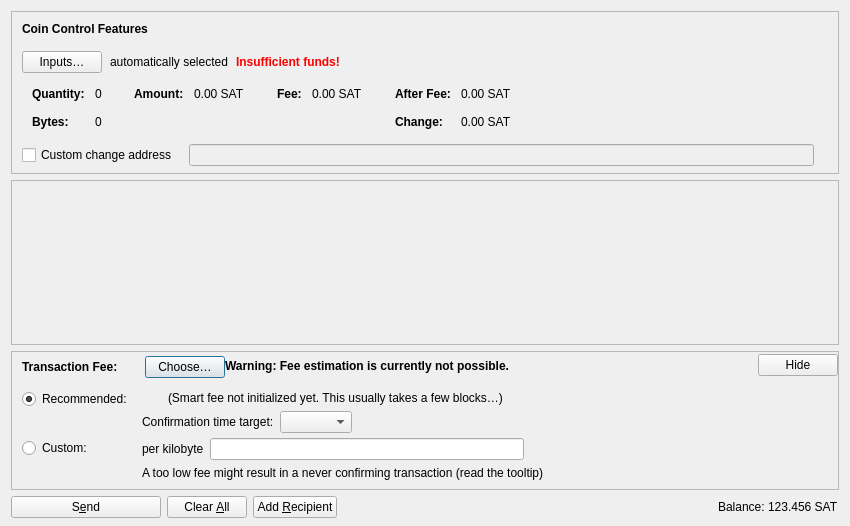
<?xml version="1.0" encoding="UTF-8"?>
<ui version="4.0">
 <class>SendCoinsDialog</class>
 <widget class="QDialog" name="SendCoinsDialog">
  <property name="geometry">
   <rect>
    <x>0</x>
    <y>0</y>
    <width>850</width>
    <height>526</height>
   </rect>
  </property>
  <property name="windowTitle">
   <string>Send Coins</string>
  </property>
  <layout class="QVBoxLayout" name="verticalLayout" stretch="0,1,0,0">
   <property name="bottomMargin">
    <number>8</number>
   </property>
   <item>
    <widget class="QFrame" name="frameCoinControl">
     <property name="sizePolicy">
      <sizepolicy hsizetype="Expanding" vsizetype="Expanding">
       <horstretch>0</horstretch>
       <verstretch>0</verstretch>
      </sizepolicy>
     </property>
     <property name="maximumSize">
      <size>
       <width>16777215</width>
       <height>16777215</height>
      </size>
     </property>
     <property name="frameShape">
      <enum>QFrame::StyledPanel</enum>
     </property>
     <property name="frameShadow">
      <enum>QFrame::Sunken</enum>
     </property>
     <layout class="QVBoxLayout" name="verticalLayoutCoinControl2">
      <property name="spacing">
       <number>0</number>
      </property>
      <property name="leftMargin">
       <number>0</number>
      </property>
      <property name="topMargin">
       <number>0</number>
      </property>
      <property name="rightMargin">
       <number>0</number>
      </property>
      <property name="bottomMargin">
       <number>6</number>
      </property>
      <item>
       <layout class="QVBoxLayout" name="verticalLayoutCoinControl" stretch="0,0,0,0,1">
        <property name="spacing">
         <number>0</number>
        </property>
        <property name="leftMargin">
         <number>10</number>
        </property>
        <property name="topMargin">
         <number>10</number>
        </property>
        <item>
         <layout class="QHBoxLayout" name="horizontalLayoutCoinControl1">
          <property name="bottomMargin">
           <number>15</number>
          </property>
          <item>
           <widget class="QLabel" name="labelCoinControlFeatures">
            <property name="sizePolicy">
             <sizepolicy hsizetype="Preferred" vsizetype="Maximum">
              <horstretch>0</horstretch>
              <verstretch>0</verstretch>
             </sizepolicy>
            </property>
            <property name="font">
             <font>
              <weight>75</weight>
              <bold>true</bold>
             </font>
            </property>
            <property name="styleSheet">
             <string notr="true">font-weight:bold;</string>
            </property>
            <property name="text">
             <string>Coin Control Features</string>
            </property>
           </widget>
          </item>
         </layout>
        </item>
        <item>
         <layout class="QHBoxLayout" name="horizontalLayoutCoinControl2" stretch="0,0,0,0">
          <property name="spacing">
           <number>8</number>
          </property>
          <property name="bottomMargin">
           <number>10</number>
          </property>
          <item>
           <widget class="QPushButton" name="pushButtonCoinControl">
            <property name="styleSheet">
             <string notr="true"/>
            </property>
            <property name="text">
             <string>Inputs…</string>
            </property>
            <property name="autoDefault">
             <bool>false</bool>
            </property>
           </widget>
          </item>
          <item>
           <widget class="QLabel" name="labelCoinControlAutomaticallySelected">
            <property name="text">
             <string>automatically selected</string>
            </property>
            <property name="margin">
             <number>5</number>
            </property>
           </widget>
          </item>
          <item>
           <widget class="QLabel" name="labelCoinControlInsuffFunds">
            <property name="font">
             <font>
              <weight>75</weight>
              <bold>true</bold>
             </font>
            </property>
            <property name="styleSheet">
             <string notr="true">color:red;font-weight:bold;</string>
            </property>
            <property name="text">
             <string>Insufficient funds!</string>
            </property>
            <property name="margin">
             <number>5</number>
            </property>
           </widget>
          </item>
          <item>
           <spacer name="horizontalSpacerCoinControl">
            <property name="orientation">
             <enum>Qt::Horizontal</enum>
            </property>
            <property name="sizeHint" stdset="0">
             <size>
              <width>40</width>
              <height>1</height>
             </size>
            </property>
           </spacer>
          </item>
         </layout>
        </item>
        <item>
         <widget class="QWidget" name="widgetCoinControl" native="true">
          <property name="sizePolicy">
           <sizepolicy hsizetype="Preferred" vsizetype="Preferred">
            <horstretch>0</horstretch>
            <verstretch>0</verstretch>
           </sizepolicy>
          </property>
          <property name="minimumSize">
           <size>
            <width>0</width>
            <height>0</height>
           </size>
          </property>
          <property name="styleSheet">
           <string notr="true"/>
          </property>
          <layout class="QHBoxLayout" name="horizontalLayoutCoinControl5">
           <property name="leftMargin">
            <number>0</number>
           </property>
           <property name="topMargin">
            <number>0</number>
           </property>
           <property name="rightMargin">
            <number>0</number>
           </property>
           <property name="bottomMargin">
            <number>0</number>
           </property>
           <item>
            <layout class="QHBoxLayout" name="horizontalLayoutCoinControl3" stretch="0,0,0,1">
             <property name="spacing">
              <number>20</number>
             </property>
             <property name="topMargin">
              <number>0</number>
             </property>
             <property name="bottomMargin">
              <number>10</number>
             </property>
             <item>
              <layout class="QFormLayout" name="formLayoutCoinControl1">
               <property name="labelAlignment">
                <set>Qt::AlignLeft|Qt::AlignVCenter</set>
               </property>
               <property name="horizontalSpacing">
                <number>10</number>
               </property>
               <property name="verticalSpacing">
                <number>14</number>
               </property>
               <property name="leftMargin">
                <number>10</number>
               </property>
               <property name="topMargin">
                <number>4</number>
               </property>
               <property name="rightMargin">
                <number>6</number>
               </property>
               <item row="0" column="0">
                <widget class="QLabel" name="labelCoinControlQuantityText">
                 <property name="font">
                  <font>
                   <weight>75</weight>
                   <bold>true</bold>
                  </font>
                 </property>
                 <property name="text">
                  <string>Quantity:</string>
                 </property>
                 <property name="margin">
                  <number>0</number>
                 </property>
                </widget>
               </item>
               <item row="0" column="1">
                <widget class="QLabel" name="labelCoinControlQuantity">
                 <property name="cursor">
                  <cursorShape>IBeamCursor</cursorShape>
                 </property>
                 <property name="contextMenuPolicy">
                  <enum>Qt::ActionsContextMenu</enum>
                 </property>
                 <property name="text">
                  <string notr="true">0</string>
                 </property>
                 <property name="margin">
                  <number>0</number>
                 </property>
                 <property name="textInteractionFlags">
                  <set>Qt::LinksAccessibleByMouse|Qt::TextSelectableByKeyboard|Qt::TextSelectableByMouse</set>
                 </property>
                </widget>
               </item>
               <item row="1" column="0">
                <widget class="QLabel" name="labelCoinControlBytesText">
                 <property name="font">
                  <font>
                   <weight>75</weight>
                   <bold>true</bold>
                  </font>
                 </property>
                 <property name="text">
                  <string>Bytes:</string>
                 </property>
                </widget>
               </item>
               <item row="1" column="1">
                <widget class="QLabel" name="labelCoinControlBytes">
                 <property name="cursor">
                  <cursorShape>IBeamCursor</cursorShape>
                 </property>
                 <property name="contextMenuPolicy">
                  <enum>Qt::ActionsContextMenu</enum>
                 </property>
                 <property name="text">
                  <string notr="true">0</string>
                 </property>
                 <property name="textInteractionFlags">
                  <set>Qt::LinksAccessibleByMouse|Qt::TextSelectableByKeyboard|Qt::TextSelectableByMouse</set>
                 </property>
                </widget>
               </item>
              </layout>
             </item>
             <item>
              <layout class="QFormLayout" name="formLayoutCoinControl2">
               <property name="horizontalSpacing">
                <number>10</number>
               </property>
               <property name="verticalSpacing">
                <number>14</number>
               </property>
               <property name="leftMargin">
                <number>6</number>
               </property>
               <property name="topMargin">
                <number>4</number>
               </property>
               <property name="rightMargin">
                <number>6</number>
               </property>
               <item row="0" column="0">
                <widget class="QLabel" name="labelCoinControlAmountText">
                 <property name="font">
                  <font>
                   <weight>75</weight>
                   <bold>true</bold>
                  </font>
                 </property>
                 <property name="text">
                  <string>Amount:</string>
                 </property>
                 <property name="margin">
                  <number>0</number>
                 </property>
                </widget>
               </item>
               <item row="0" column="1">
                <widget class="QLabel" name="labelCoinControlAmount">
                 <property name="cursor">
                  <cursorShape>IBeamCursor</cursorShape>
                 </property>
                 <property name="contextMenuPolicy">
                  <enum>Qt::ActionsContextMenu</enum>
                 </property>
                 <property name="text">
                  <string notr="true">0.00 SAT</string>
                 </property>
                 <property name="textInteractionFlags">
                  <set>Qt::LinksAccessibleByMouse|Qt::TextSelectableByKeyboard|Qt::TextSelectableByMouse</set>
                 </property>
                </widget>
               </item>
              </layout>
             </item>
             <item>
              <layout class="QFormLayout" name="formLayoutCoinControl3">
               <property name="horizontalSpacing">
                <number>10</number>
               </property>
               <property name="verticalSpacing">
                <number>14</number>
               </property>
               <property name="leftMargin">
                <number>6</number>
               </property>
               <property name="topMargin">
                <number>4</number>
               </property>
               <property name="rightMargin">
                <number>6</number>
               </property>
               <item row="0" column="0">
                <widget class="QLabel" name="labelCoinControlFeeText">
                 <property name="font">
                  <font>
                   <weight>75</weight>
                   <bold>true</bold>
                  </font>
                 </property>
                 <property name="text">
                  <string>Fee:</string>
                 </property>
                 <property name="margin">
                  <number>0</number>
                 </property>
                </widget>
               </item>
               <item row="0" column="1">
                <widget class="QLabel" name="labelCoinControlFee">
                 <property name="cursor">
                  <cursorShape>IBeamCursor</cursorShape>
                 </property>
                 <property name="contextMenuPolicy">
                  <enum>Qt::ActionsContextMenu</enum>
                 </property>
                 <property name="text">
                  <string notr="true">0.00 SAT</string>
                 </property>
                 <property name="textInteractionFlags">
                  <set>Qt::LinksAccessibleByMouse|Qt::TextSelectableByKeyboard|Qt::TextSelectableByMouse</set>
                 </property>
                </widget>
               </item>
              </layout>
             </item>
             <item>
              <layout class="QFormLayout" name="formLayoutCoinControl4">
               <property name="labelAlignment">
                <set>Qt::AlignLeft|Qt::AlignVCenter</set>
               </property>
               <property name="horizontalSpacing">
                <number>10</number>
               </property>
               <property name="verticalSpacing">
                <number>14</number>
               </property>
               <property name="leftMargin">
                <number>6</number>
               </property>
               <property name="topMargin">
                <number>4</number>
               </property>
               <property name="rightMargin">
                <number>6</number>
               </property>
               <item row="0" column="0">
                <widget class="QLabel" name="labelCoinControlAfterFeeText">
                 <property name="font">
                  <font>
                   <weight>75</weight>
                   <bold>true</bold>
                  </font>
                 </property>
                 <property name="text">
                  <string>After Fee:</string>
                 </property>
                 <property name="margin">
                  <number>0</number>
                 </property>
                </widget>
               </item>
               <item row="0" column="1">
                <widget class="QLabel" name="labelCoinControlAfterFee">
                 <property name="cursor">
                  <cursorShape>IBeamCursor</cursorShape>
                 </property>
                 <property name="contextMenuPolicy">
                  <enum>Qt::ActionsContextMenu</enum>
                 </property>
                 <property name="text">
                  <string notr="true">0.00 SAT</string>
                 </property>
                 <property name="textInteractionFlags">
                  <set>Qt::LinksAccessibleByMouse|Qt::TextSelectableByKeyboard|Qt::TextSelectableByMouse</set>
                 </property>
                </widget>
               </item>
               <item row="1" column="0">
                <widget class="QLabel" name="labelCoinControlChangeText">
                 <property name="font">
                  <font>
                   <weight>75</weight>
                   <bold>true</bold>
                  </font>
                 </property>
                 <property name="text">
                  <string>Change:</string>
                 </property>
                </widget>
               </item>
               <item row="1" column="1">
                <widget class="QLabel" name="labelCoinControlChange">
                 <property name="cursor">
                  <cursorShape>IBeamCursor</cursorShape>
                 </property>
                 <property name="contextMenuPolicy">
                  <enum>Qt::ActionsContextMenu</enum>
                 </property>
                 <property name="text">
                  <string notr="true">0.00 SAT</string>
                 </property>
                 <property name="textInteractionFlags">
                  <set>Qt::LinksAccessibleByMouse|Qt::TextSelectableByKeyboard|Qt::TextSelectableByMouse</set>
                 </property>
                </widget>
               </item>
              </layout>
             </item>
            </layout>
           </item>
          </layout>
         </widget>
        </item>
        <item>
         <layout class="QHBoxLayout" name="horizontalLayoutCoinControl4" stretch="0,0,0">
          <property name="spacing">
           <number>12</number>
          </property>
          <property name="sizeConstraint">
           <enum>QLayout::SetDefaultConstraint</enum>
          </property>
          <property name="topMargin">
           <number>5</number>
          </property>
          <property name="rightMargin">
           <number>5</number>
          </property>
          <item>
           <widget class="QCheckBox" name="checkBoxCoinControlChange">
            <property name="toolTip">
             <string>If this is activated, but the change address is empty or invalid, change will be sent to a newly generated address.</string>
            </property>
            <property name="text">
             <string>Custom change address</string>
            </property>
           </widget>
          </item>
          <item>
           <widget class="QValidatedLineEdit" name="lineEditCoinControlChange">
            <property name="enabled">
             <bool>false</bool>
            </property>
            <property name="sizePolicy">
             <sizepolicy hsizetype="Expanding" vsizetype="Fixed">
              <horstretch>0</horstretch>
              <verstretch>0</verstretch>
             </sizepolicy>
            </property>
           </widget>
          </item>
          <item>
           <widget class="QLabel" name="labelCoinControlChangeLabel">
            <property name="sizePolicy">
             <sizepolicy hsizetype="Preferred" vsizetype="Expanding">
              <horstretch>0</horstretch>
              <verstretch>0</verstretch>
             </sizepolicy>
            </property>
            <property name="minimumSize">
             <size>
              <width>0</width>
              <height>0</height>
             </size>
            </property>
            <property name="text">
             <string/>
            </property>
            <property name="margin">
             <number>3</number>
            </property>
           </widget>
          </item>
         </layout>
        </item>
        <item>
         <spacer name="verticalSpacerCoinControl">
          <property name="orientation">
           <enum>Qt::Vertical</enum>
          </property>
          <property name="sizeHint" stdset="0">
           <size>
            <width>800</width>
            <height>1</height>
           </size>
          </property>
         </spacer>
        </item>
       </layout>
      </item>
     </layout>
    </widget>
   </item>
   <item>
    <widget class="QScrollArea" name="scrollArea">
     <property name="widgetResizable">
      <bool>true</bool>
     </property>
     <widget class="QWidget" name="scrollAreaWidgetContents">
      <property name="geometry">
       <rect>
        <x>0</x>
        <y>0</y>
        <width>830</width>
        <height>104</height>
       </rect>
      </property>
      <layout class="QVBoxLayout" name="verticalLayout_2" stretch="0,1">
       <property name="leftMargin">
        <number>0</number>
       </property>
       <property name="topMargin">
        <number>0</number>
       </property>
       <property name="rightMargin">
        <number>0</number>
       </property>
       <property name="bottomMargin">
        <number>0</number>
       </property>
       <item>
        <layout class="QVBoxLayout" name="entries">
         <property name="spacing">
          <number>6</number>
         </property>
        </layout>
       </item>
       <item>
        <spacer name="verticalSpacer">
         <property name="orientation">
          <enum>Qt::Vertical</enum>
         </property>
         <property name="sizeHint" stdset="0">
          <size>
           <width>20</width>
           <height>40</height>
          </size>
         </property>
        </spacer>
       </item>
      </layout>
     </widget>
    </widget>
   </item>
   <item>
    <widget class="QFrame" name="frameFee">
     <property name="sizePolicy">
      <sizepolicy hsizetype="Expanding" vsizetype="Expanding">
       <horstretch>0</horstretch>
       <verstretch>0</verstretch>
      </sizepolicy>
     </property>
     <property name="maximumSize">
      <size>
       <width>16777215</width>
       <height>16777215</height>
      </size>
     </property>
     <property name="frameShape">
      <enum>QFrame::StyledPanel</enum>
     </property>
     <property name="frameShadow">
      <enum>QFrame::Sunken</enum>
     </property>
     <layout class="QVBoxLayout" name="verticalLayoutFee1">
      <property name="spacing">
       <number>0</number>
      </property>
      <property name="leftMargin">
       <number>0</number>
      </property>
      <property name="topMargin">
       <number>0</number>
      </property>
      <property name="rightMargin">
       <number>0</number>
      </property>
      <property name="bottomMargin">
       <number>0</number>
      </property>
      <item>
       <layout class="QVBoxLayout" name="verticalLayoutFee2" stretch="0,0,0">
        <property name="spacing">
         <number>0</number>
        </property>
        <property name="leftMargin">
         <number>10</number>
        </property>
        <property name="topMargin">
         <number>0</number>
        </property>
        <item>
         <layout class="QHBoxLayout" name="horizontalLayoutFee1">
          <property name="bottomMargin">
           <number>0</number>
          </property>
          <item>
           <layout class="QVBoxLayout" name="verticalLayoutFee7">
            <property name="spacing">
             <number>0</number>
            </property>
            <item>
             <spacer name="verticalSpacerSmartFee">
              <property name="orientation">
               <enum>Qt::Vertical</enum>
              </property>
              <property name="sizeType">
               <enum>QSizePolicy::Fixed</enum>
              </property>
              <property name="sizeHint" stdset="0">
               <size>
                <width>1</width>
                <height>4</height>
               </size>
              </property>
             </spacer>
            </item>
            <item>
             <layout class="QHBoxLayout" name="horizontalLayoutSmartFee">
              <property name="spacing">
               <number>10</number>
              </property>
              <item>
               <widget class="QLabel" name="labelFeeHeadline">
                <property name="sizePolicy">
                 <sizepolicy hsizetype="Preferred" vsizetype="Maximum">
                  <horstretch>0</horstretch>
                  <verstretch>0</verstretch>
                 </sizepolicy>
                </property>
                <property name="font">
                 <font>
                  <weight>75</weight>
                  <bold>true</bold>
                 </font>
                </property>
                <property name="styleSheet">
                 <string notr="true">font-weight:bold;</string>
                </property>
                <property name="text">
                 <string>Transaction Fee:</string>
                </property>
               </widget>
              </item>
              <item>
               <widget class="QLabel" name="labelFeeMinimized">
                <property name="text">
                 <string/>
                </property>
               </widget>
              </item>
              <item>
               <widget class="QPushButton" name="buttonChooseFee">
                <property name="text">
                 <string>Choose…</string>
                </property>
               </widget>
              </item>
             </layout>
            </item>
            <item>
             <spacer name="verticalSpacer_5">
              <property name="orientation">
               <enum>Qt::Vertical</enum>
              </property>
              <property name="sizeHint" stdset="0">
               <size>
                <width>1</width>
                <height>1</height>
               </size>
              </property>
             </spacer>
            </item>
           </layout>
          </item>
          <item>
           <widget class="QLabel" name="fallbackFeeWarningLabel">
            <property name="toolTip">
             <string>Using the fallbackfee can result in sending a transaction that will take several hours or days (or never) to confirm. Consider choosing your fee manually or wait until you have validated the complete chain.</string>
            </property>
            <property name="font">
            <font>
                <weight>75</weight>
                <bold>true</bold>
            </font>
            </property>
            <property name="text">
             <string>Warning: Fee estimation is currently not possible.</string>
            </property>
            <property name="wordWrap">
             <bool>false</bool>
            </property>
           </widget>
          </item>
          <item>
           <spacer name="horizontalSpacer_4">
            <property name="orientation">
             <enum>Qt::Horizontal</enum>
            </property>
            <property name="sizeType">
             <enum>QSizePolicy::MinimumExpanding</enum>
            </property>
            <property name="sizeHint" stdset="0">
             <size>
              <width>40</width>
              <height>20</height>
             </size>
            </property>
           </spacer>
          </item>
          <item>
           <widget class="QPushButton" name="buttonMinimizeFee">
            <property name="toolTip">
             <string>Hide transaction fee settings</string>
            </property>
            <property name="text">
             <string>Hide</string>
            </property>
           </widget>
          </item>
         </layout>
        </item>
        <item>
         <widget class="QFrame" name="frameFeeSelection">
          <layout class="QVBoxLayout" name="verticalLayoutFee12">
           <property name="spacing">
            <number>0</number>
           </property>
           <property name="leftMargin">
            <number>0</number>
           </property>
           <property name="topMargin">
            <number>0</number>
           </property>
           <property name="rightMargin">
            <number>0</number>
           </property>
           <property name="bottomMargin">
            <number>0</number>
           </property>
           <item>
            <layout class="QGridLayout" name="gridLayoutFee">
             <property name="topMargin">
              <number>10</number>
             </property>
             <property name="bottomMargin">
              <number>4</number>
             </property>
             <property name="horizontalSpacing">
              <number>10</number>
             </property>
             <property name="verticalSpacing">
              <number>4</number>
             </property>
             <item row="1" column="1">
              <layout class="QVBoxLayout" name="verticalLayoutFee8">
               <property name="spacing">
                <number>6</number>
               </property>
               <item>
                <layout class="QHBoxLayout" name="horizontalLayoutFee13">
                 <item>
                  <widget class="QLabel" name="labelCustomPerKilobyte">
                   <property name="toolTip">
                    <string>Specify a custom fee per kB (1,000 bytes) of the transaction's virtual size.

Note:  Since the fee is calculated on a per-byte basis, a fee rate of "100 satoshis per kvB" for a transaction size of 500 virtual bytes (half of 1 kvB) would ultimately yield a fee of only 50 satoshis.</string>
                   </property>
                   <property name="text">
                    <string>per kilobyte</string>
                   </property>
                  </widget>
                 </item>
                 <item>
                  <widget class="SaturnAmountField" name="customFee"/>
                 </item>
                 <item>
                  <spacer name="horizontalSpacer_6">
                   <property name="orientation">
                    <enum>Qt::Horizontal</enum>
                   </property>
                   <property name="sizeHint" stdset="0">
                    <size>
                     <width>1</width>
                     <height>1</height>
                    </size>
                   </property>
                  </spacer>
                 </item>
                </layout>
               </item>
               <item>
                <layout class="QHBoxLayout" name="horizontalLayoutFee8">
                 <item>
                  <widget class="QLabel" name="labelCustomFeeWarning">
                   <property name="enabled">
                    <bool>true</bool>
                   </property>
                   <property name="toolTip">
                    <string>When there is less transaction volume than space in the blocks, miners as well as relaying nodes may enforce a minimum fee. Paying only this minimum fee is just fine, but be aware that this can result in a never confirming transaction once there is more demand for saturn transactions than the network can process.</string>
                   </property>
                   <property name="text">
                    <string>A too low fee might result in a never confirming transaction (read the tooltip)</string>
                   </property>
                  </widget>
                 </item>
                 <item>
                  <spacer name="horizontalSpacer_2">
                   <property name="orientation">
                    <enum>Qt::Horizontal</enum>
                   </property>
                   <property name="sizeHint" stdset="0">
                    <size>
                     <width>1</width>
                     <height>1</height>
                    </size>
                   </property>
                  </spacer>
                 </item>
                </layout>
               </item>
              </layout>
             </item>
             <item row="0" column="0">
              <layout class="QVBoxLayout" name="verticalLayoutFee4" stretch="0,1">
               <item>
                <widget class="QRadioButton" name="radioSmartFee">
                 <property name="text">
                  <string>Recommended:</string>
                 </property>
                 <property name="checked">
                  <bool>true</bool>
                 </property>
                 <attribute name="buttonGroup">
                  <string notr="true">groupFee</string>
                 </attribute>
                </widget>
               </item>
               <item>
                <spacer name="verticalSpacer_2">
                 <property name="orientation">
                  <enum>Qt::Vertical</enum>
                 </property>
                 <property name="sizeHint" stdset="0">
                  <size>
                   <width>1</width>
                   <height>1</height>
                  </size>
                 </property>
                </spacer>
               </item>
              </layout>
             </item>
             <item row="1" column="0">
              <layout class="QVBoxLayout" name="verticalLayoutFee9" stretch="0,1">
               <item>
                <widget class="QRadioButton" name="radioCustomFee">
                 <property name="text">
                  <string>Custom:</string>
                 </property>
                 <attribute name="buttonGroup">
                  <string notr="true">groupFee</string>
                 </attribute>
                </widget>
               </item>
               <item>
                <spacer name="verticalSpacer_6">
                 <property name="orientation">
                  <enum>Qt::Vertical</enum>
                 </property>
                 <property name="sizeHint" stdset="0">
                  <size>
                   <width>1</width>
                   <height>1</height>
                  </size>
                 </property>
                </spacer>
               </item>
              </layout>
             </item>
             <item row="0" column="1">
              <layout class="QVBoxLayout" name="verticalLayoutFee3" stretch="0,0,1">
               <property name="spacing">
                <number>6</number>
               </property>
               <property name="topMargin">
                <number>2</number>
               </property>
               <item>
                <layout class="QHBoxLayout" name="horizontalLayoutFee12">
                 <item>
                  <widget class="QLabel" name="labelSmartFee">
                   <property name="text">
                    <string/>
                   </property>
                  </widget>
                 </item>
                 <item>
                  <widget class="QLabel" name="labelFeeEstimation">
                   <property name="text">
                    <string/>
                   </property>
                  </widget>
                 </item>
                 <item>
                  <widget class="QLabel" name="labelSmartFee2">
                   <property name="text">
                    <string>(Smart fee not initialized yet. This usually takes a few blocks…)</string>
                   </property>
                  </widget>
                 </item>
                 <item>
                  <spacer name="horizontalSpacer_5">
                   <property name="orientation">
                    <enum>Qt::Horizontal</enum>
                   </property>
                   <property name="sizeHint" stdset="0">
                    <size>
                     <width>1</width>
                     <height>1</height>
                    </size>
                   </property>
                  </spacer>
                 </item>
                </layout>
               </item>
               <item>
                <layout class="QHBoxLayout" name="horizontalLayoutFee9">
                 <item>
                  <layout class="QVBoxLayout" name="verticalLayoutFee6">
                   <item>
                    <widget class="QLabel" name="labelSmartFee3">
                     <property name="text">
                      <string>Confirmation time target:</string>
                     </property>
                    </widget>
                   </item>
                  </layout>
                 </item>
                 <item>
                  <layout class="QVBoxLayout" name="verticalLayoutFee5">
                   <property name="rightMargin">
                    <number>30</number>
                   </property>
                   <item>
                    <layout class="QHBoxLayout" name="horizontalLayoutConfTarget">
                     <property name="bottomMargin">
                      <number>0</number>
                     </property>
                     <item>
                      <widget class="QComboBox" name="confTargetSelector"/>
                     </item>
                     <item>
                      <spacer name="horizontalSpacerConfTarget">
                       <property name="orientation">
                        <enum>Qt::Horizontal</enum>
                       </property>
                       <property name="sizeHint" stdset="0">
                        <size>
                         <width>40</width>
                         <height>20</height>
                        </size>
                       </property>
                      </spacer>
                     </item>
                    </layout>
                   </item>
                  </layout>
                 </item>
                </layout>
               </item>
               <item>
                <spacer name="verticalSpacer_4">
                 <property name="orientation">
                  <enum>Qt::Vertical</enum>
                 </property>
                 <property name="sizeHint" stdset="0">
                  <size>
                   <width>1</width>
                   <height>1</height>
                  </size>
                 </property>
                </spacer>
               </item>
              </layout>
             </item>
            </layout>
           </item>
          </layout>
         </widget>
        </item>
        <item>
         <spacer name="verticalSpacerFee">
          <property name="orientation">
           <enum>Qt::Vertical</enum>
          </property>
          <property name="sizeHint" stdset="0">
           <size>
            <width>40</width>
            <height>5</height>
           </size>
          </property>
         </spacer>
        </item>
       </layout>
      </item>
     </layout>
    </widget>
   </item>
   <item>
    <layout class="QHBoxLayout" name="horizontalLayout">
     <item>
      <widget class="QPushButton" name="sendButton">
       <property name="minimumSize">
        <size>
         <width>150</width>
         <height>0</height>
        </size>
       </property>
       <property name="toolTip">
        <string>Confirm the send action</string>
       </property>
       <property name="text">
        <string>S&amp;end</string>
       </property>
       <property name="icon">
        <iconset resource="../saturn.qrc">
         <normaloff>:/icons/send</normaloff>:/icons/send</iconset>
       </property>
       <property name="autoDefault">
        <bool>false</bool>
       </property>
       <property name="default">
        <bool>false</bool>
       </property>
      </widget>
     </item>
     <item>
      <widget class="QPushButton" name="clearButton">
       <property name="sizePolicy">
        <sizepolicy hsizetype="Minimum" vsizetype="Fixed">
         <horstretch>0</horstretch>
         <verstretch>0</verstretch>
        </sizepolicy>
       </property>
       <property name="toolTip">
        <string>Clear all fields of the form.</string>
       </property>
       <property name="text">
        <string>Clear &amp;All</string>
       </property>
       <property name="icon">
        <iconset resource="../saturn.qrc">
         <normaloff>:/icons/remove</normaloff>:/icons/remove</iconset>
       </property>
       <property name="autoDefault">
        <bool>false</bool>
       </property>
      </widget>
     </item>
     <item>
      <widget class="QPushButton" name="addButton">
       <property name="toolTip">
        <string>Send to multiple recipients at once</string>
       </property>
       <property name="text">
        <string>Add &amp;Recipient</string>
       </property>
       <property name="icon">
        <iconset resource="../saturn.qrc">
         <normaloff>:/icons/add</normaloff>:/icons/add</iconset>
       </property>
       <property name="autoDefault">
        <bool>false</bool>
       </property>
      </widget>
     </item>
     <item>
      <spacer name="horizontalSpacer">
       <property name="orientation">
        <enum>Qt::Horizontal</enum>
       </property>
       <property name="sizeHint" stdset="0">
        <size>
         <width>40</width>
         <height>20</height>
        </size>
       </property>
      </spacer>
     </item>
     <item>
      <layout class="QHBoxLayout" name="horizontalLayout_2">
       <property name="spacing">
        <number>3</number>
       </property>
       <item>
        <widget class="QLabel" name="labelBalanceName">
         <property name="sizePolicy">
          <sizepolicy hsizetype="Preferred" vsizetype="Fixed">
           <horstretch>0</horstretch>
           <verstretch>0</verstretch>
          </sizepolicy>
         </property>
         <property name="text">
          <string>Balance:</string>
         </property>
        </widget>
       </item>
       <item>
        <widget class="QLabel" name="labelBalance">
         <property name="sizePolicy">
          <sizepolicy hsizetype="Preferred" vsizetype="Fixed">
           <horstretch>0</horstretch>
           <verstretch>0</verstretch>
          </sizepolicy>
         </property>
         <property name="cursor">
          <cursorShape>IBeamCursor</cursorShape>
         </property>
         <property name="text">
          <string notr="true">123.456 SAT</string>
         </property>
         <property name="textInteractionFlags">
          <set>Qt::LinksAccessibleByMouse|Qt::TextSelectableByKeyboard|Qt::TextSelectableByMouse</set>
         </property>
        </widget>
       </item>
      </layout>
     </item>
    </layout>
   </item>
  </layout>
 </widget>
 <customwidgets>
  <customwidget>
   <class>QValidatedLineEdit</class>
   <extends>QLineEdit</extends>
   <header>qt/qvalidatedlineedit.h</header>
  </customwidget>
  <customwidget>
   <class>SaturnAmountField</class>
   <extends>QLineEdit</extends>
   <header>qt/saturnamountfield.h</header>
   <container>1</container>
  </customwidget>
 </customwidgets>
 <resources>
  <include location="../saturn.qrc"/>
 </resources>
 <connections/>
 <buttongroups>
  <buttongroup name="groupFee"/>
 </buttongroups>
</ui>
